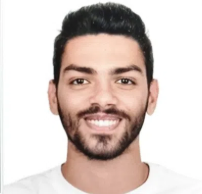
#> input picture TA_ALI/TA_ALI.png, 202 x 194 px
$ python -i preprocessing.py   (imports and definitions only)
#> lines starting #> are read from the running program, lines starting #| are printed output that depends on the picture; after the words box and inside, x2 and y2 are one past the last pixel; in counts of white or black regions, pixels touching at a corner belong together
#> further down, picture is the input picture: shape (194, 202, 3); mean B, G, R 196.9, 202.4, 215.9
import cv2


def preprocess_image(image):
    """Convert to grayscale, blur, and run Canny edge detection."""
    gray = cv2.cvtColor(image, cv2.COLOR_BGR2GRAY)
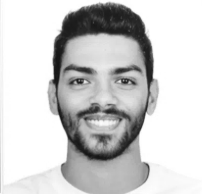
#> gray: shape (194, 202); min 20, max 255, mean 205.8
    blurred = cv2.GaussianBlur(gray, (5, 5), 0)
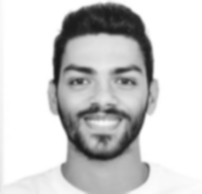
#> blurred: shape (194, 202); min 24, max 255, mean 205.8
    edges = cv2.Canny(blurred, 50, 150)
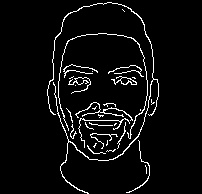
#> edges: shape (194, 202); 4.9% white in thin lines or dots, all inside (x1, y1, x2, y2) = (47, 2, 159, 194)
    return gray, edges

>>> import cv2
>>> picture = cv2.imread('../TA_ALI/TA_ALI.png')
>>> result = preprocess_image(picture)
